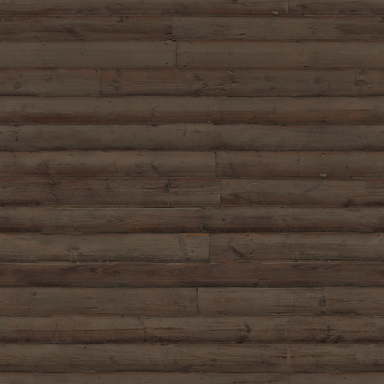
#> input picture source_art/materials/weathered_plank_siding.png, 384 x 384 px
$ python -i world_art.py   (imports and definitions only)
#> lines starting #> are read from the running program, lines starting #| are printed output that depends on the picture
### period_palette.py
"""Convert the composed 320x200 image to an original 256-color VGA grade."""
from pathlib import Path

import numpy as np

from resource_path import get_resource_path

ROOT = Path(__file__).resolve().parent
LOOKUP = Path(get_resource_path("assets/tiles/vga_rgb555.npy"))
RGB5 = (np.arange(256,dtype=np.uint16)*31+127)//255
RED5, GREEN5 = RGB5<<10, RGB5<<5

# Independent color ramps for the county's materials and readable cue colors.
# The working RGB555 table is generated from these values, not sampled from
# a commercial game's assets.
RAMPS = (
    ((0,0,0),(253,252,247),24),          # Neutral metal and paper
    ((13,10,9),(217,202,181),22),       # Warm gray wood and plaster
    ((9,13,26),(192,210,240),22),       # Denim and dusk sky
    ((9,19,17),(162,197,182),18),       # Machinery patina
    ((19,12,5),(209,169,117),20),       # Weathered boards
    ((24,11,7),(250,181,142),26),       # Skin and leather
    ((33,7,11),(246,106,92),18),        # Red signage and damage
    ((31,13,7),(197,96,59),20),         # Clay and rust
    ((12,17,8),(176,184,111),20),       # Field greens
    ((30,24,16),(255,242,204),20),      # Warm lamp and lettering
    ((40,23,5),(255,190,84),18),        # Amber cues
    ((16,10,23),(163,153,197),12),      # Cool cast shadow
    ((15,30,7),(169,221,75),8),         # Green signal lamps
    ((10,35,41),(157,234,235),8),       # Cyan highlights
)


def generate_lookup():
    colors = np.rint(np.concatenate([np.linspace(low,high,steps) for low,high,steps in RAMPS])).astype(np.uint8)
    assert len(np.unique(colors,axis=0))==256
    code = np.arange(32768, dtype=np.uint16)
    rgb = np.column_stack((code >> 10, code >> 5 & 31, code & 31)).astype(np.float32) * 255 / 31
    result = np.empty((32768, 3), dtype=np.uint8)
    for start in range(0, len(rgb), 1024):
        samples = rgb[start:start + 1024]
        error = samples[:, None] - colors[None]
        distance = (error**2 * [.90, 1.10, .82]).sum(axis=2)
        result[start:start + len(samples)] = colors[distance.argmin(axis=1)]
    LOOKUP.parent.mkdir(parents=True, exist_ok=True)
    np.save(LOOKUP, result, allow_pickle=False)


class VGAPalette:
    def __init__(self):
        self.base = np.load(LOOKUP, allow_pickle=False)
        self.tone = None

    def brightness(self, level):
        self.tone = (None if level == 100 else
                     np.rint((np.arange(256)/255)**(100/level)*255).astype(np.uint8))

    # [14 lines left out: functions grade, apply, not called in this run]

### actor_models.py
"""Textured, hand-built character models baked to period sprite cels."""
import math
from functools import lru_cache
from pathlib import Path

import numpy as np
from PIL import Image, ImageDraw

from weapon_models import Mesh, render


def fabric(r, g, b):
    return r, g, b, "hide", .06


def metal(r, g, b):
    return r, g, b, "iron", .36


INK = fabric(39, 35, 30)
LEATHER = fabric(65, 47, 35)
BRASS = metal(194, 151, 74)
STEEL = metal(116, 118, 112)
SHADOW = metal(49, 52, 53)


class SpriteCamera:
    side = False
    natural = True

    # [26 lines left out: functions __init__, project, volume, joint, not called in this run]


def flat(mesh, z, pts, color):
    mesh.face([(x,y,z) for x,y in reversed(pts)], color)


def band(mesh, a, b, mat, width=.026):
    mesh.tube(a, b, width, width*.95, mat, n=7)


# [397 lines left out: functions trouser, star, humanoid, lanky_shooter, saucer, baked_actor and 2 more, not called in this run]


def actor_bounds(name):
    return {"billy":(83,28,237,163),"coot":(102,27,222,163)}.get(name,(100,16,220,163))


# [19 lines left out: function turn_cels, not called in this run]

### resource_path.py
"""Resolve bundled read-only resources and writable user data for every target.

One-file PyInstaller builds unpack into ``sys._MEIPASS``; Android bundles expose
their files under ``ANDROID_ARGUMENT``; running from source uses this folder.
Saves must never be written beside those resources, so they go to a per-user
directory instead.
"""
from __future__ import annotations

import os
import sys
from pathlib import Path

APP_NAME = "CrazyLegsMundellRampage"
IS_ANDROID = ("ANDROID_ARGUMENT" in os.environ
              or "P4A_BOOTSTRAP" in os.environ
              or "ANDROID_PRIVATE" in os.environ)
IS_WEB = sys.platform in ("emscripten", "wasi")


def _resource_root() -> Path:
    bundle = getattr(sys, "_MEIPASS", None)
    if bundle:
        return Path(bundle)
    if IS_ANDROID:
        # python-for-android copies the app tree into the APK's private dir.
        for key in ("ANDROID_APP_PATH", "ANDROID_ARGUMENT", "ANDROID_PRIVATE"):
            value = os.environ.get(key)
            if value:
                return Path(value)
    return Path(__file__).resolve().parent


def get_resource_path(relative_path: str) -> str:
    """Absolute path to a read-only bundled resource such as ``assets/art``."""
    return str(_resource_root() / relative_path)


# [27 lines left out: functions get_save_dir, get_save_path, not called in this run]

### world_art.py
"""Generate reusable 1990s-style material tiles, props and first-person art."""
from pathlib import Path
import math

import numpy as np
from PIL import Image, ImageDraw, ImageFilter, ImageOps

from face_pipeline import digitize, font
from encounter_art import make_encounters
from period_palette import generate_lookup
from weapon_art import make_weapons

ROOT = Path(__file__).resolve().parent / "assets"
SOURCE = ROOT.parent / "source_art"
N = 128
Y, X = np.indices((N, N))
rng = np.random.default_rng(1997)


# [6 lines left out: function grain, not called in this run]


def material(color, shade):
    values = np.clip(np.array(color) + shade[..., None] * [1, .89, .74], 0, 255).astype(np.uint8)
    return Image.fromarray(values).convert("RGBA")


# [806 lines left out: functions scan, sign_mask, paint_sign, stamp, wanted_tile, neon_sign and 11 more, not called in this run]
#> in scan, photo is the input picture: PIL image 384x384 RGB; mean R, G, B 75.6, 60.9, 49.8
#> in scan, `luma = rgb @ [.299, .587, .114]`:
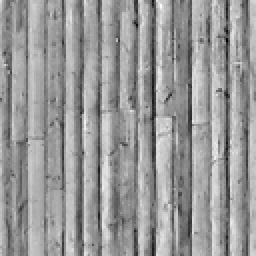
#> luma: shape (128, 128) float64 (shown 2 times larger); min 24.83, max 90.06, mean 63.9; drawn with min black and max white
    tiles["wood"] = wood
    tiles["barn"] = scan("weathered_plank_siding", (123, 64, 45), 1.57, .45, turn=True)
#> call 2 of scan, with name = 'weathered_plank_siding', color = (123, 64, 45), contrast = 1.57, saturation = 0.45, turn = True
#> in scan (call 2), `values = np.clip(np.array(color) + detail[..., None] + chroma * satura..`:
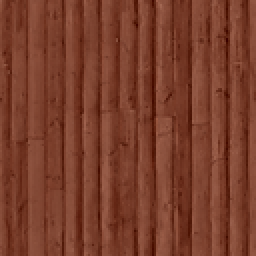
#> values: shape (128, 128, 3) float64 (shown 2 times larger); mean R, G, B 121.8, 62.9, 44
    wave = np.sin(X * 2 * np.pi / 16)
    rust = grain()
#> after the loop in grain, `for size, strength in ((4, 15), (9, 9), (23, 8), (57, 5), (128, 4)):`:
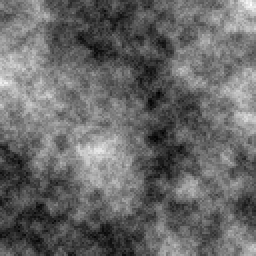
#> field: shape (128, 128) float64 (shown 2 times larger); min -28.76, max 32.33, mean -3.8; drawn with min black and max white
    steel = scan("corrugated_iron", (100, 91, 78), 1.22, .33)
#> call 3 of scan, with name = 'corrugated_iron', color = (100, 91, 78), contrast = 1.22, saturation = 0.33, turn = False
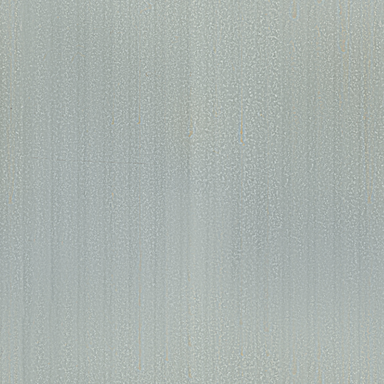
#> input picture source_art/materials/corrugated_iron.png, 384 x 384 px
#> in scan, photo is the input picture: PIL image 384x384 RGB; mean R, G, B 169.9, 178.7, 174.5
#> in scan (call 3), `detail = (luma - np.median(luma)) * contrast`:
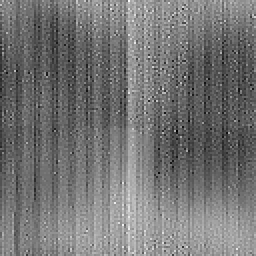
#> detail: shape (128, 128) float64 (shown 2 times larger); min -18.47, max 23.18, mean 0.5; drawn with min black and max white
#> in scan (call 3), `chroma = rgb - luma[..., None]`:
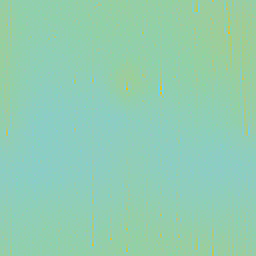
#> chroma: shape (128, 128, 3) float64 (shown 2 times larger); mean R, G, B -5.68, 3.1, -1.09; drawn with min black and max white
#> in scan (call 3), `chroma -= np.median(chroma, axis=(0, 1))`:
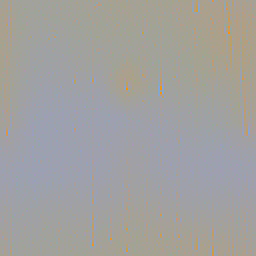
#> chroma: shape (128, 128, 3) float64 (shown 2 times larger); mean R, G, B 0.177, -0.000305, -0.241; drawn with min black and max white
#> (the rest of the program and of its run is left out)
